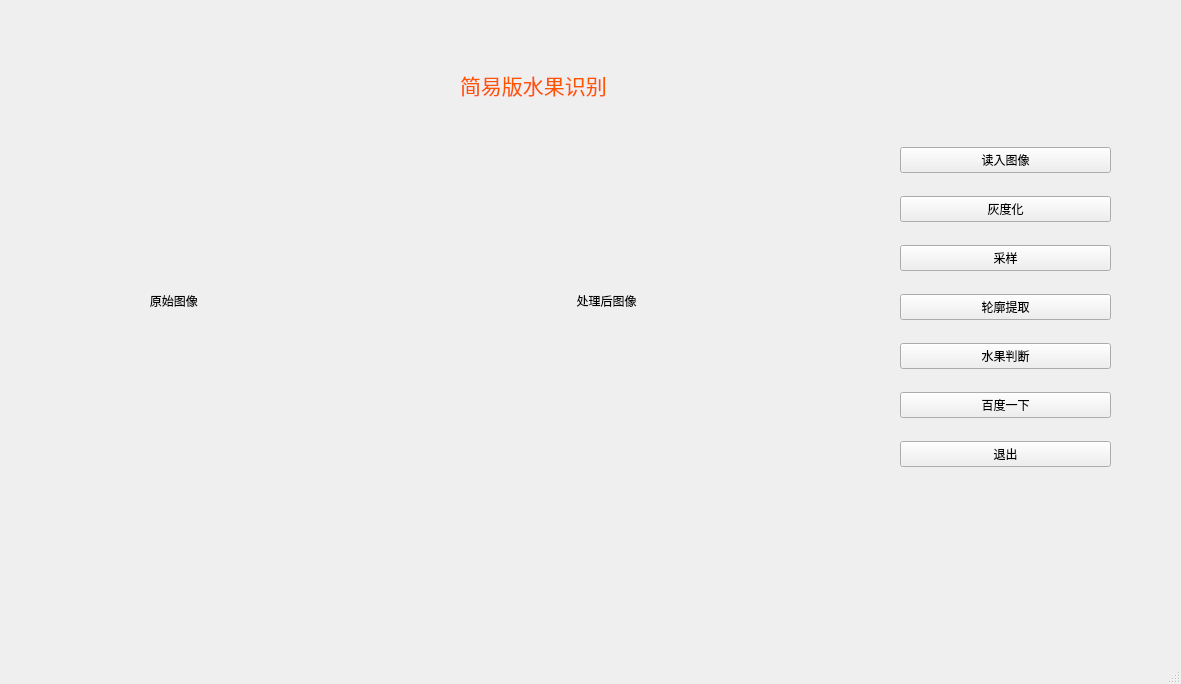
<?xml version="1.0" encoding="UTF-8"?>
<ui version="4.0">
 <class>MainWindow</class>
 <widget class="QMainWindow" name="MainWindow">
  <property name="geometry">
   <rect>
    <x>0</x>
    <y>0</y>
    <width>1181</width>
    <height>684</height>
   </rect>
  </property>
  <property name="windowTitle">
   <string>MainWindow</string>
  </property>
  <widget class="QWidget" name="centralwidget">
   <widget class="QLabel" name="labelCapture">
    <property name="geometry">
     <rect>
      <x>100</x>
      <y>100</y>
      <width>291</width>
      <height>401</height>
     </rect>
    </property>
    <property name="text">
     <string>               原始图像</string>
    </property>
    <property name="margin">
     <number>0</number>
    </property>
   </widget>
   <widget class="QLabel" name="labelResult">
    <property name="geometry">
     <rect>
      <x>530</x>
      <y>130</y>
      <width>291</width>
      <height>341</height>
     </rect>
    </property>
    <property name="text">
     <string>              处理后图像</string>
    </property>
   </widget>
   <widget class="QWidget" name="layoutWidget">
    <property name="geometry">
     <rect>
      <x>900</x>
      <y>130</y>
      <width>211</width>
      <height>361</height>
     </rect>
    </property>
    <layout class="QVBoxLayout" name="verticalLayout">
     <item>
      <widget class="QPushButton" name="pushButton_3">
       <property name="text">
        <string>读入图像</string>
       </property>
      </widget>
     </item>
     <item>
      <widget class="QPushButton" name="pushButton">
       <property name="text">
        <string>灰度化</string>
       </property>
      </widget>
     </item>
     <item>
      <widget class="QPushButton" name="pushButton_6">
       <property name="text">
        <string>采样</string>
       </property>
      </widget>
     </item>
     <item>
      <widget class="QPushButton" name="pushButton_4">
       <property name="text">
        <string>轮廓提取</string>
       </property>
      </widget>
     </item>
     <item>
      <widget class="QPushButton" name="pushButton_5">
       <property name="text">
        <string>水果判断</string>
       </property>
      </widget>
     </item>
     <item>
      <widget class="QPushButton" name="pushButton_7">
       <property name="text">
        <string>百度一下</string>
       </property>
      </widget>
     </item>
     <item>
      <widget class="QPushButton" name="pushButton_2">
       <property name="text">
        <string>退出</string>
       </property>
      </widget>
     </item>
    </layout>
   </widget>
   <widget class="QLabel" name="label">
    <property name="geometry">
     <rect>
      <x>460</x>
      <y>40</y>
      <width>271</width>
      <height>91</height>
     </rect>
    </property>
    <property name="text">
     <string>&lt;html&gt;&lt;head/&gt;&lt;body&gt;&lt;p&gt;&lt;span style=&quot; font-size:16pt; color:#ff5500;&quot;&gt;简易版水果识别&lt;/span&gt;&lt;/p&gt;&lt;/body&gt;&lt;/html&gt;</string>
    </property>
   </widget>
  </widget>
  <widget class="QMenuBar" name="menubar">
   <property name="geometry">
    <rect>
     <x>0</x>
     <y>0</y>
     <width>1181</width>
     <height>26</height>
    </rect>
   </property>
  </widget>
  <widget class="QStatusBar" name="statusbar"/>
 </widget>
 <resources>
  <include location="../image_deal/pics_ui.qrc"/>
 </resources>
 <connections>
  <connection>
   <sender>pushButton_3</sender>
   <signal>clicked()</signal>
   <receiver>MainWindow</receiver>
   <slot>btnReadImage_Clicked()</slot>
   <hints>
    <hint type="sourcelabel">
     <x>977</x>
     <y>178</y>
    </hint>
    <hint type="destinationlabel">
     <x>907</x>
     <y>182</y>
    </hint>
   </hints>
  </connection>
  <connection>
   <sender>pushButton</sender>
   <signal>clicked()</signal>
   <receiver>MainWindow</receiver>
   <slot>btnGray_Clicked()</slot>
   <hints>
    <hint type="sourcelabel">
     <x>925</x>
     <y>240</y>
    </hint>
    <hint type="destinationlabel">
     <x>825</x>
     <y>322</y>
    </hint>
   </hints>
  </connection>
  <connection>
   <sender>pushButton_6</sender>
   <signal>clicked()</signal>
   <receiver>MainWindow</receiver>
   <slot>btnCrop_Clicked()</slot>
   <hints>
    <hint type="sourcelabel">
     <x>964</x>
     <y>284</y>
    </hint>
    <hint type="destinationlabel">
     <x>861</x>
     <y>428</y>
    </hint>
   </hints>
  </connection>
  <connection>
   <sender>pushButton_4</sender>
   <signal>clicked()</signal>
   <receiver>MainWindow</receiver>
   <slot>btnOutline_Clicked()</slot>
   <hints>
    <hint type="sourcelabel">
     <x>991</x>
     <y>338</y>
    </hint>
    <hint type="destinationlabel">
     <x>834</x>
     <y>505</y>
    </hint>
   </hints>
  </connection>
  <connection>
   <sender>pushButton_5</sender>
   <signal>clicked()</signal>
   <receiver>MainWindow</receiver>
   <slot>btnRec_Clicked()</slot>
   <hints>
    <hint type="sourcelabel">
     <x>945</x>
     <y>392</y>
    </hint>
    <hint type="destinationlabel">
     <x>841</x>
     <y>567</y>
    </hint>
   </hints>
  </connection>
  <connection>
   <sender>pushButton_7</sender>
   <signal>clicked()</signal>
   <receiver>MainWindow</receiver>
   <slot>btnBaidu_Clicked()</slot>
   <hints>
    <hint type="sourcelabel">
     <x>1021</x>
     <y>433</y>
    </hint>
    <hint type="destinationlabel">
     <x>882</x>
     <y>622</y>
    </hint>
   </hints>
  </connection>
 </connections>
 <slots>
  <slot>btnOpenCamera_Clicked()</slot>
  <slot>btnReadImage_Clicked()</slot>
  <slot>btnGray_Clicked()</slot>
  <slot>btnCrop_Clicked()</slot>
  <slot>btnThreshold_Clicked()</slot>
  <slot>btnOutline_Clicked()</slot>
  <slot>btnRec_Clicked()</slot>
  <slot>btnBaidu_Clicked()</slot>
 </slots>
</ui>
